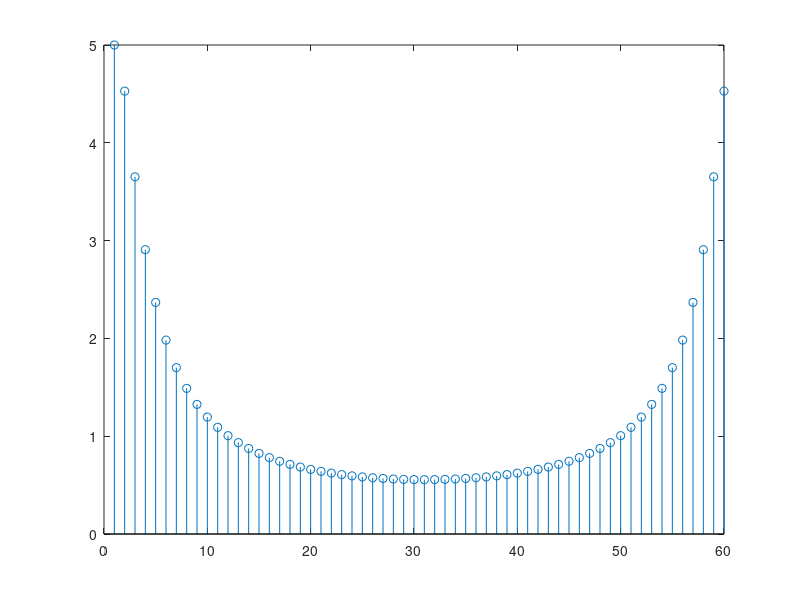

Write MATLAB code to recreate this figure.
% Project 1A
%% Generate bit sequence length 2N = 2x128

sig = [-1,1];

N = 128;
bitSeq = zeros(1,2*N);

for n = 1:2*N
    bitSeq(n) = sig(randi(2));
end

%% Encode bitSeq into QPSK
E = 2;
Svector = zeros(1,N);

b = @(re,im) sqrt(E/2)*(re + 1i*im);

for h = 1:N-1
   Svector(h) = b(bitSeq(h),bitSeq(h+1));   
end

%% Generate z(n)

z = zeros(1,N);

for n = 0:N-1
   for k = 0:N-1
       z(n+1) = z(n+1) + (1/N)*Svector(k+1)*exp(1i*2*pi*k*n/N);
   end
end

Fs = ifft(Svector);


%% cycklic_prefix

cyclic_prefix = z(end-40:end);

%% Discrete Time impulse response of H1

h1 = zeros(1,60);

for n = 0:59
   h1(n+1) = 0.8^(n); 
end

h1W = fft(h1);
stem(abs(h1W))


